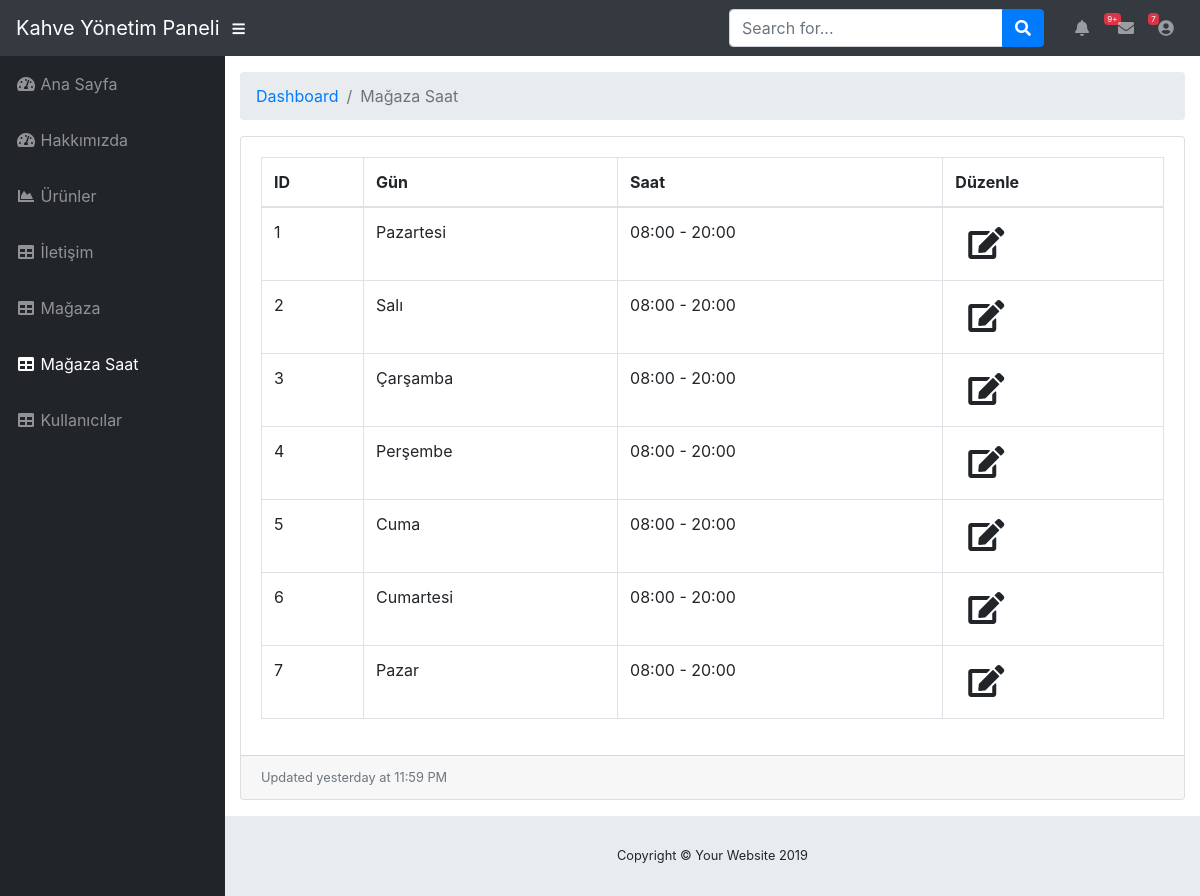
Screenshot of /admin/magazaSaat.php (signed in) with the database file from the repository.
### tables this page shows
CREATE TABLE `magazasaat` (
  `id` int(11) NOT NULL,
  `gun` char(50) NOT NULL,
  `saat` char(50) NOT NULL
);

### admin/magazaSaat.php (the view, shortened to what this page needs)
<?php
include('../inc/vt.php');
include('inc/head.php');
include('inc/nav.php');
include('inc/sidebar.php');
$sorgu = $baglanti->prepare("SELECT * FROM magazasaat");
$sorgu->execute();
?>
<div id="content-wrapper">
    <div class="container-fluid">
        <ol class="breadcrumb">
            <li class="breadcrumb-item">
                <a href="#">Dashboard</a>
            </li>
            <li class="breadcrumb-item active">Mağaza Saat</li>
        </ol>
        <div class="card mb-3">
            <div class="card-body">
                <div class="table-responsive">
                    <table class="table table-bordered"  width="100%" cellspacing="0">
                        <thead>
                        <tr>
                            <th>ID</th>
                            <th>Gün</th>
                            <th>Saat</th>
                            <th>Düzenle</th>
                        </tr>
                        </thead>
                        <tbody>
                        <?php while ($sonuc = $sorgu->fetch()) { ?>
                            <tr>
                                <td><?= $sonuc["id"] ?></td>
                                <td><?= $sonuc["gun"] ?></td>
                                <td><?= $sonuc["saat"] ?></td>
                              <td><a class="btn btn" href="magazaSaatGuncelle.php?id=<?= $sonuc["id"] ?>"><span
                                                class="fa fa-edit fa-2x"></span></a></td>
                            </tr>
                            <?php
                        }
                        ?>
                        </tbody>
                    </table>
                </div>
            </div>
            <div class="card-footer small text-muted">Updated yesterday at 11:59 PM</div>
        </div>
    </div>
    <?php
    include('inc/footer.php');
    ?>

### rows the page displays
magazasaat: id "1", gun "Pazartesi", saat "08:00 - 20:00"
magazasaat: id "2", gun "Salı", saat "08:00 - 20:00"
magazasaat: id "3", gun "Çarşamba", saat "08:00 - 20:00"
magazasaat: id "4", gun "Perşembe", saat "08:00 - 20:00"
magazasaat: id "5", gun "Cuma", saat "08:00 - 20:00"
magazasaat: id "6", gun "Cumartesi", saat "08:00 - 20:00"
magazasaat: id "7", gun "Pazar", saat "08:00 - 20:00"
